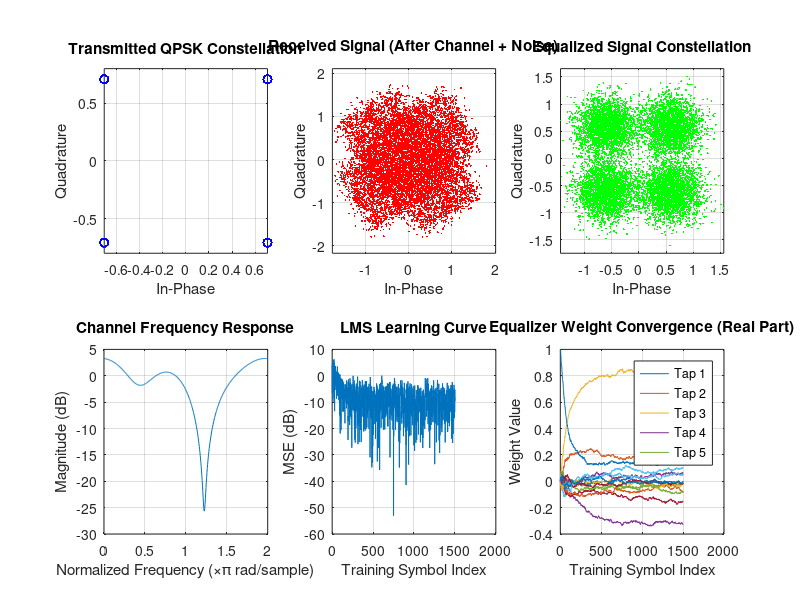
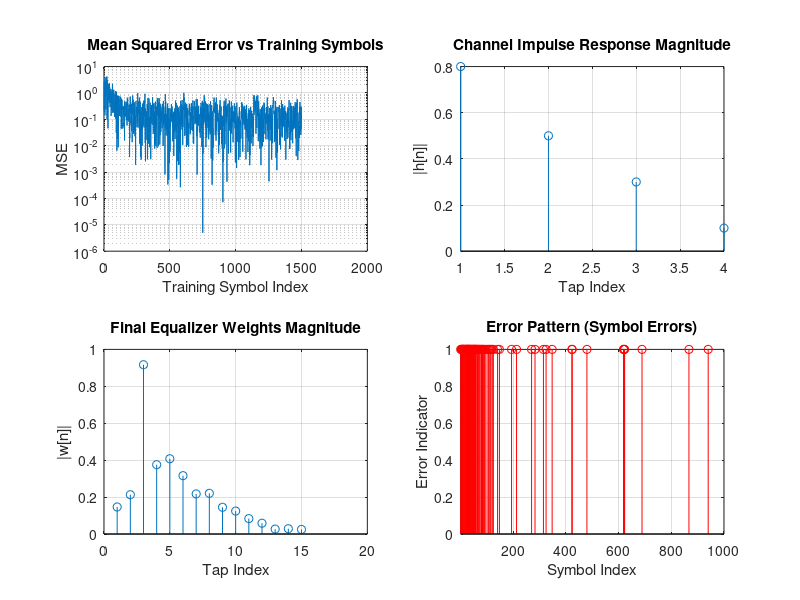

The MATLAB script that drew these images, in order:
% QPSK Modulated System with Adaptive LMS-Based Equalizer
% This code implements a complete QPSK communication system with channel
% impairments and adaptive equalization using the LMS algorithm

clear all;
close all;
clc;

%% System Parameters
N = 10000;              % Number of data symbols
M = 4;                  % QPSK modulation order (4 symbols)
EbN0_dB = 10;          % Energy per bit to noise power ratio (dB)
numTaps = 15;          % Number of equalizer taps (odd for symmetry)
mu = 0.01;             % LMS step size (learning rate)
trainingSyms = 1500;   % Number of training symbols
phaseOffset = pi/4;    % QPSK phase offset (Gray coding)

%% Data Generation
% Generate random binary data and convert to symbols
data = randi([0 M-1], N, 1);
fprintf('Generated %d random QPSK symbols\n', N);

%% QPSK Modulation
% Modulate data using QPSK with Gray coding
qpskSyms = pskmod(data, M, phaseOffset);
fprintf('QPSK modulation completed\n');

%% Channel Model
% Simulate multipath fading channel with ISI
% Channel impulse response with multiple taps
h = [0.8; 0.5*exp(1i*pi/6); 0.3*exp(-1i*pi/3); 0.1*exp(1i*pi/4)];
chanOut = conv(qpskSyms, h, 'same');
fprintf('Channel convolution completed (Channel length: %d taps)\n', length(h));

%% Add AWGN Noise
% Calculate noise parameters
EbN0_linear = 10^(EbN0_dB/10);
Es = mean(abs(qpskSyms).^2);           % Average symbol energy
Eb = Es / log2(M);                     % Energy per bit
N0 = Eb / EbN0_linear;                 % Noise power spectral density
sigma = sqrt(N0/2);                    % Noise standard deviation

% Generate complex AWGN
noise = sigma * (randn(size(chanOut)) + 1i*randn(size(chanOut)));
rxSignal = chanOut + noise;
fprintf('AWGN added (SNR = %.1f dB)\n', EbN0_dB);

%% LMS Adaptive Equalizer Implementation
% Initialize equalizer parameters
w = zeros(numTaps, 1);                 % Equalizer tap weights
w(ceil(numTaps/2)) = 1;               % Initialize center tap to 1
eqOut = zeros(N, 1);                  % Equalizer output buffer
mse_history = zeros(trainingSyms, 1); % MSE history for learning curve
weight_history = zeros(numTaps, trainingSyms); % Weight evolution

fprintf('Starting LMS equalization...\n');

% Main LMS adaptation loop
for n = numTaps:N
    % Create input vector (tapped delay line)
    x_n = rxSignal(n:-1:n-numTaps+1);
    
    % Compute equalizer output
    y_n = w' * x_n;
    eqOut(n) = y_n;
    
    if n <= trainingSyms + numTaps - 1
        % Training phase: use known transmitted symbols
        desired = qpskSyms(n);
        error = desired - y_n;
        
        % Store MSE and weights for analysis
        idx = n - numTaps + 1;
        if idx > 0 && idx <= trainingSyms
            mse_history(idx) = abs(error)^2;
            weight_history(:, idx) = w;
        end
    else
        % Decision-directed phase: use decisions as reference
        % Hard decision on equalized symbol
        decision = pskmod(pskdemod(y_n, M, phaseOffset), M, phaseOffset);
        error = decision - y_n;
    end
    
    % LMS weight update
    w = w + mu * conj(error) * x_n;
end

fprintf('LMS equalization completed\n');

%% Performance Evaluation
% Demodulate equalized symbols
demodData = pskdemod(eqOut, M, phaseOffset);

% Calculate Bit Error Rate (BER)
[numErrors, ber] = biterr(data, demodData);
fprintf('\nPerformance Results:\n');
fprintf('Total bit errors: %d out of %d\n', numErrors, N*log2(M));
fprintf('Bit Error Rate (BER): %.6f\n', ber);

% Calculate Symbol Error Rate (SER)
symErrors = sum(data ~= demodData);
ser = symErrors / N;
fprintf('Symbol Error Rate (SER): %.6f\n', ser);

%% Advanced Analysis and Plotting

% Figure 1: Constellation Diagrams
figure('Position', [100, 100, 1200, 800]);

subplot(2,3,1);
plot(real(qpskSyms), imag(qpskSyms), 'bo', 'MarkerSize', 6);
title('Transmitted QPSK Constellation');
xlabel('In-Phase'); ylabel('Quadrature');
grid on; axis equal;

subplot(2,3,2);
plot(real(rxSignal), imag(rxSignal), 'r.', 'MarkerSize', 4);
title('Received Signal (After Channel + Noise)');
xlabel('In-Phase'); ylabel('Quadrature');
grid on; axis equal;

subplot(2,3,3);
plot(real(eqOut), imag(eqOut), 'g.', 'MarkerSize', 4);
title('Equalized Signal Constellation');
xlabel('In-Phase'); ylabel('Quadrature');
grid on; axis equal;

% Channel frequency response
subplot(2,3,4);
[H, f] = freqz(h, 1, 512);
plot(f/pi, 20*log10(abs(H)));
title('Channel Frequency Response');
xlabel('Normalized Frequency (\times\pi rad/sample)');
ylabel('Magnitude (dB)');
grid on;

% Learning curve
subplot(2,3,5);
plot(1:trainingSyms, 10*log10(mse_history));
title('LMS Learning Curve');
xlabel('Training Symbol Index');
ylabel('MSE (dB)');
grid on;

% Weight convergence
subplot(2,3,6);
plot(1:trainingSyms, real(weight_history'));
title('Equalizer Weight Convergence (Real Part)');
xlabel('Training Symbol Index');
ylabel('Weight Value');
grid on;
legend(arrayfun(@(x) sprintf('Tap %d', x), 1:min(5,numTaps), 'UniformOutput', false));

% Figure 2: Error Analysis
figure('Position', [150, 150, 1000, 600]);

subplot(2,2,1);
semilogy(1:trainingSyms, mse_history);
title('Mean Squared Error vs Training Symbols');
xlabel('Training Symbol Index');
ylabel('MSE');
grid on;

subplot(2,2,2);
stem(1:length(h), abs(h));
title('Channel Impulse Response Magnitude');
xlabel('Tap Index');
ylabel('|h[n]|');
grid on;

subplot(2,2,3);
stem(1:numTaps, abs(w));
title('Final Equalizer Weights Magnitude');
xlabel('Tap Index');
ylabel('|w[n]|');
grid on;

subplot(2,2,4);
errorPattern = abs(data - demodData) > 0;
stem(find(errorPattern), ones(sum(errorPattern), 1), 'r');
title('Error Pattern (Symbol Errors)');
xlabel('Symbol Index');
ylabel('Error Indicator');
grid on;
xlim([1, min(1000, N)]);

%% Display Final Results
fprintf('\n=== SIMULATION SUMMARY ===\n');
fprintf('System Parameters:\n');
fprintf('  - Number of symbols: %d\n', N);
fprintf('  - Modulation: QPSK\n');
fprintf('  - SNR: %.1f dB\n', EbN0_dB);
fprintf('  - Equalizer taps: %d\n', numTaps);
fprintf('  - LMS step size: %.4f\n', mu);
fprintf('  - Training symbols: %d\n', trainingSyms);
fprintf('\nChannel Characteristics:\n');
fprintf('  - Channel length: %d taps\n', length(h));
fprintf('  - Channel type: Multipath fading\n');
fprintf('\nPerformance Metrics:\n');
fprintf('  - Bit Error Rate: %.6f (%.2e)\n', ber, ber);
fprintf('  - Symbol Error Rate: %.6f\n', ser);
fprintf('  - Final MSE: %.6f dB\n', 10*log10(mse_history(end)));

%% Optional: Save results
% Uncomment the following lines to save results to file
% save('qpsk_lms_results.mat', 'ber', 'ser', 'mse_history', 'w', 'eqOut');
% fprintf('\nResults saved to qpsk_lms_results.mat\n');